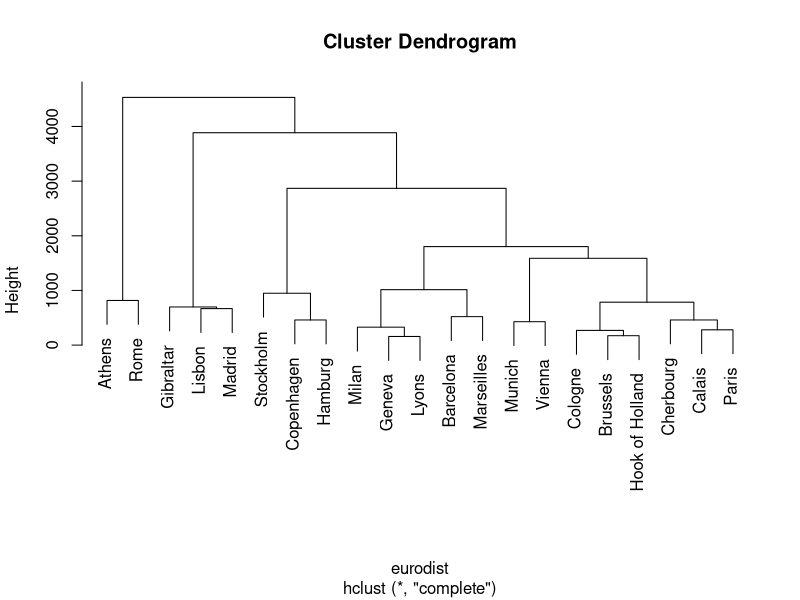
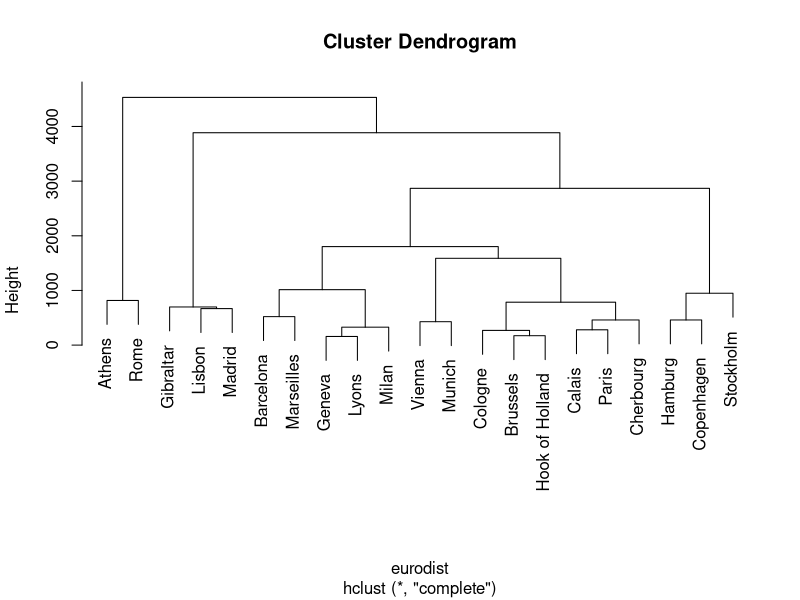
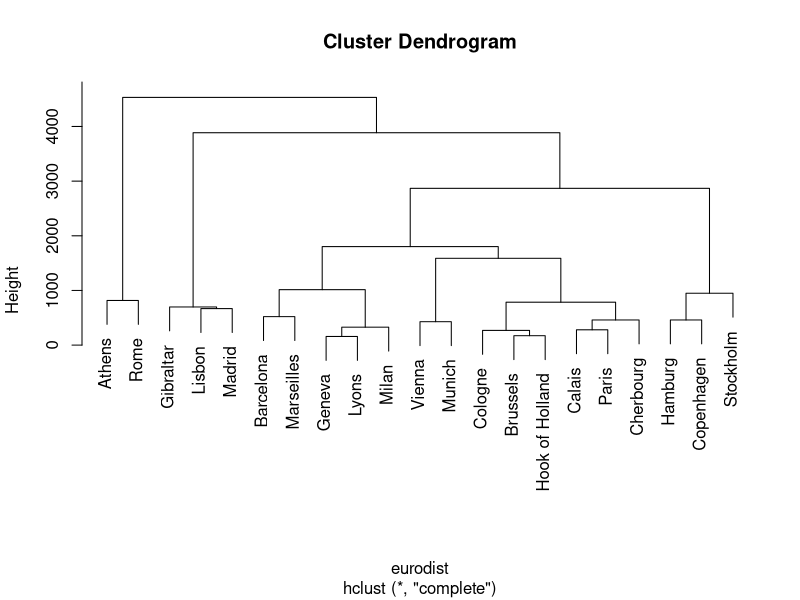

Here is the R script that generated these plots, in order:
library(seriation)


### Name: reorder.hclust
### Title: Reorder Dendrograms using Optimal Leaf Ordering
### Aliases: reorder reorder.hclust
### Keywords: optimize cluster

### ** Examples

## cluster European cities by distance
data("eurodist")
d <- as.dist(eurodist)
hc <- hclust(eurodist)
  
## plot original dendrogram and the reordered dendrograms  
plot(hc)  
plot(reorder(hc, d, method = "GW"))  
plot(reorder(hc, d, method = "OLO"))  
